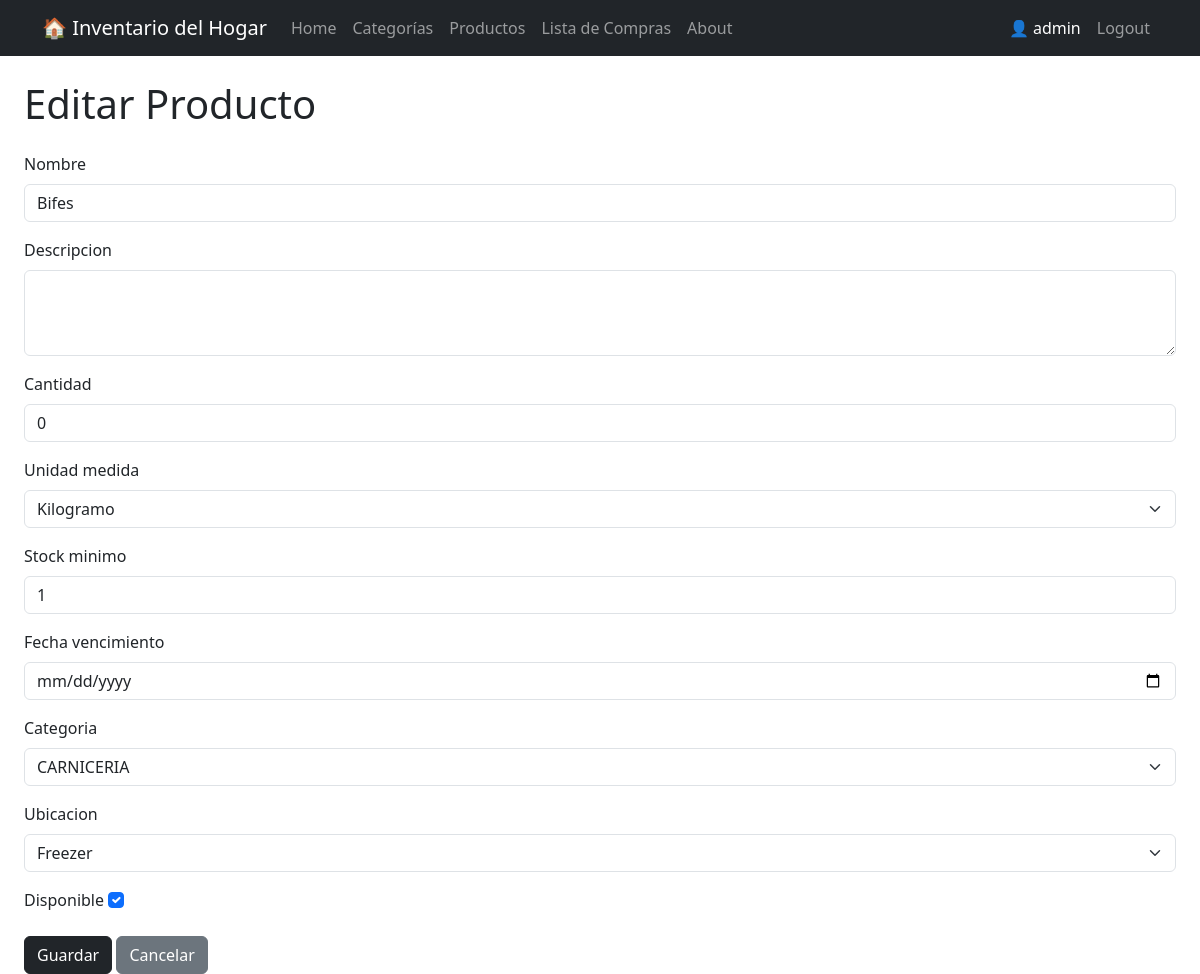
Page /productos/editar/9/ (signed in) on the committed database.
### productos/models.py (models this page shows, shortened)
class Producto(models.Model):
    class UnidadMedida(models.TextChoices):
        KG = 'KG', 'Kilogramo'
        GR = 'GR', 'Gramo'
        LT = 'LT', 'Litro'
        ML = 'ML', 'Mililitro'
        UNIDAD = 'UNIDAD', 'Unidad'
    class Ubicacion(models.TextChoices):
        ALACENA = 'ALACENA', 'Alacena'
        HELADERA = 'HELADERA', 'Heladera'
        FREEZER = 'FREEZER', 'Freezer'
        DESPENSA = 'DESPENSA', 'Despensa'
        BAÑO="BAÑO" ,"Baño"
    nombre = models.CharField(max_length=100)
    descripcion = models.TextField(null=True, blank=True)
    cantidad = models.IntegerField()
    unidad_medida = models.CharField(max_length=10, choices=UnidadMedida.choices)
    stock_minimo = models.IntegerField()
    fecha_vencimiento = models.DateField(null=True, blank=True)
    categoria = models.ForeignKey(Categoria, on_delete=models.CASCADE)
    ubicacion = models.CharField(max_length=10, choices=Ubicacion.choices)
    disponible = models.BooleanField(default=True)

### productos/views.py (the view)
# urls.py: path('editar/<int:pk>/', views.editar_producto, name='editar'),
@login_required
def editar_producto(request, pk):
    producto = get_object_or_404(Producto, pk=pk)
    if request.method == 'POST':
        form = ProductoForm(request.POST, instance=producto)
        if form.is_valid():
            form.save()
            return redirect('productos:lista')
    else:
        form = ProductoForm(instance=producto)
    return render(request, 'productos/editar_producto.html', {'form': form})

### productos/forms.py
class ProductoForm(forms.ModelForm):
    class Meta:
        model = Producto
        fields = ['nombre', 'descripcion', 'cantidad', 'unidad_medida', 'stock_minimo', 'fecha_vencimiento', 'categoria', 'ubicacion', 'disponible']
        widgets = {
            'nombre': forms.TextInput(attrs={'class': 'form-control'}),
            'descripcion': forms.Textarea(attrs={'class': 'form-control', 'rows': 3}),
            'cantidad': forms.NumberInput(attrs={'class': 'form-control'}),
            'unidad_medida': forms.Select(attrs={'class': 'form-select'}),
            'stock_minimo': forms.NumberInput(attrs={'class': 'form-control'}),
            'fecha_vencimiento': forms.DateInput(attrs={'class': 'form-control', 'type': 'date'}),
            'categoria': forms.Select(attrs={'class': 'form-select'}),
            'ubicacion': forms.Select(attrs={'class': 'form-select'}),
            'disponible': forms.CheckboxInput(attrs={'class': 'form-check-input'}),
        }

### categorias/models.py (called while the page is built)
    def __str__(self):
        return f"{self.nombre.upper()}"

### productos/templates/productos/editar_producto.html (shortened to what this page needs)
{% extends 'core/base.html' %}
{% block content %}
    <h1 class="mb-4">Editar Producto</h1>
    <form method="POST">
        {% for field in form %}
            <div class="mb-3">
                <label class="form-label">{{ field.label }}</label>
                {{ field }}
            </div>
        {% endfor %}
        <button type="submit" class="btn btn-dark">Guardar</button>
        <a href="{% url 'productos:lista' %}" class="btn btn-secondary">Cancelar</a>
    </form>
{% endblock %}

### core/templates/core/base.html (shortened to what this page needs)
<!DOCTYPE html>
<html lang="es">
<head>
    <link href="https://cdn.jsdelivr.net/npm/bootstrap@5.3.0/dist/css/bootstrap.min.css" rel="stylesheet">
</head>
<body>
    <nav class="navbar navbar-expand-lg navbar-dark bg-dark">
        <div class="container">
            <a class="navbar-brand" href="{% url 'core:home' %}">🏠 Inventario del Hogar</a>
            <div class="navbar-nav">
                <a class="nav-link" href="{% url 'core:home' %}">Home</a>
                <a class="nav-link" href="{% url 'categorias:lista' %}">Categorías</a>
                <a class="nav-link" href="{% url 'productos:lista' %}">Productos</a>
                <a class="nav-link" href="{% url 'productos:lista_compras' %}">Lista de Compras</a>
                <a class="nav-link" href="{% url 'core:about' %}">About</a>
            </div>
            <div class="navbar-nav ms-auto">
                {% if user.is_authenticated %}
                <span class="nav-link text-white">👤 {{ user.username }}</span>
                <a class="nav-link" href="{% url 'accounts:logout' %}">Logout</a>
                {% else %}
                <a class="nav-link" href="{% url 'accounts:register' %}">Registrarse</a>
                <a class="nav-link" href="{% url 'accounts:login' %}">Login</a>
                {% endif %}
            </div>
        </div>
    </nav>
    <div class="container-fluid mt-4 px-4">
    {% block content %}
    {% endblock %}
    </div>
</body>
</html>

### rows in the picture
Producto: form "Bifes" "0" "Kilogramo" "1" "CARNICERIA" "Freezer" "☑"

### other values in the picture
{{ user.username }} "admin"
{{ field.label }} "Nombre" "Descripcion" "Cantidad" "Unidad medida" "Stock minimo" "Fecha vencimiento" "Categoria" "Ubicacion" "Disponible"
